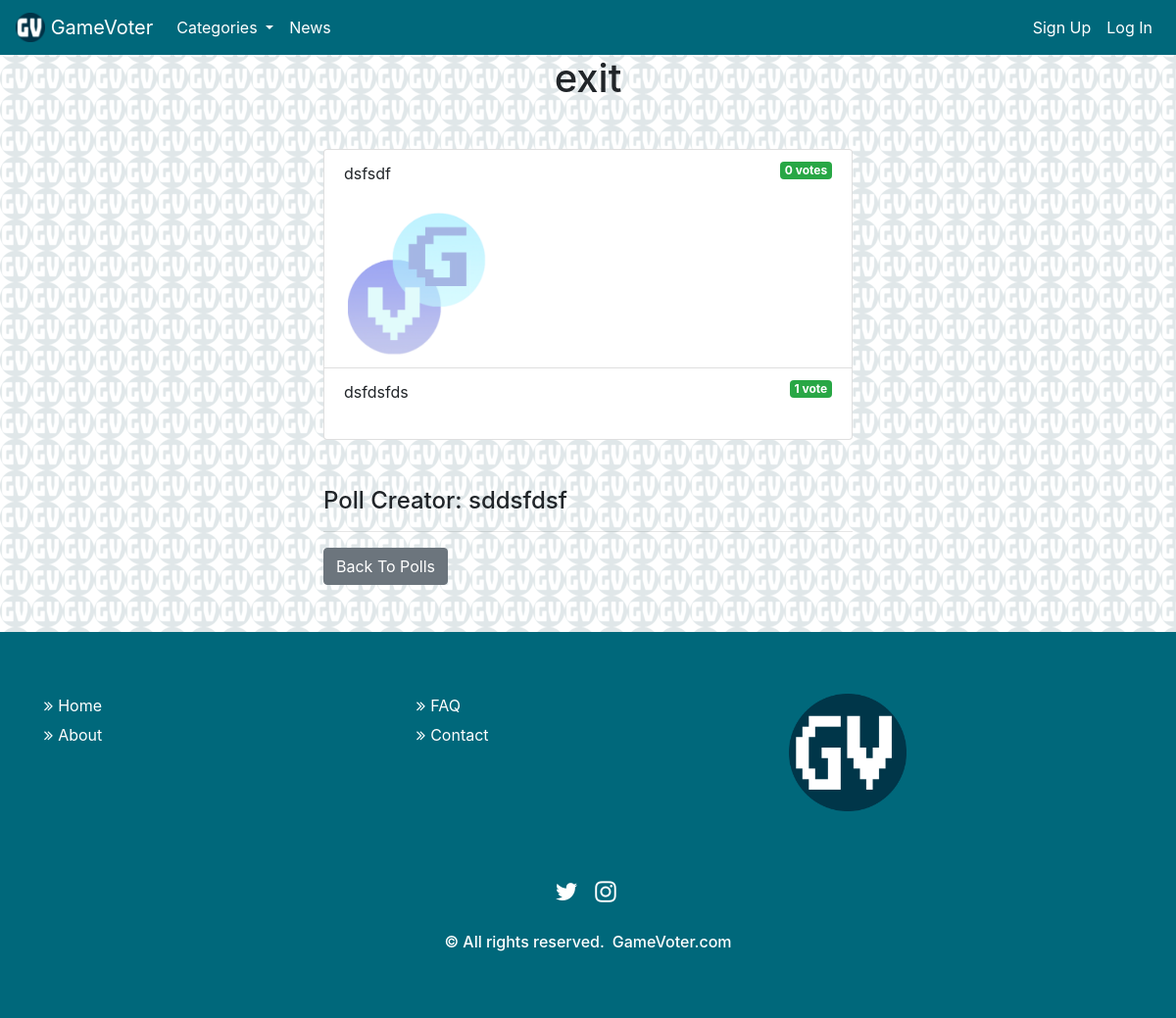
The app's page /polls/40/results/ with its own data.
### polls/models.py (models this page shows, shortened)
class Question(models.Model):
    popular = models.BooleanField(null=True)
    question_text = models.CharField(max_length=200)
    pub_date = models.DateTimeField('date published',auto_now_add=True)
    image = models.ImageField(upload_to="polls/images/",blank=True)
    choice_number = models.IntegerField(default=2,help_text="Maximum is 7")
    category = models.CharField(max_length=50, default="action", help_text="All lowercase")
    xcategory = models.CharField(max_length=50, default="game comparison")
    vdq = models.ManyToManyField(User,blank=True, related_name="user_voted")
    creator = models.CharField(max_length=50, help_text="If you leave this blank, your username will not be published, only admins can see it.")

class Choice(models.Model):
    question = models.ForeignKey(Question, on_delete=models.CASCADE)
    choice_text = models.CharField(max_length=200)
    image = models.ImageField(upload_to="polls/images/",blank=True)
    votes = models.IntegerField(default=0,editable=True) # KULLANICILARA POLL İZNİ VERİNCE EDİTABLE I KAPAT

### polls/views.py (the view)
# urls.py: path('<int:question_id>/results/', views.results, name='results'),
def results(request, question_id):
  question = get_object_or_404(Question, pk=question_id)
  if question.choice_number == 2:
      return render(request, 'polls/results2.html', { 'question': question })
  elif question.choice_number == 3:
      return render(request, 'polls/results3.html', { 'question': question })
  elif question.choice_number == 4:
      return render(request, 'polls/results4.html', { 'question': question })
  elif question.choice_number == 5:
      return render(request, 'polls/results5.html', { 'question': question })
  elif question.choice_number == 6:
      return render(request, 'polls/results6.html', { 'question': question })
  elif question.choice_number == 7:
      return render(request, 'polls/results7.html', { 'question': question })

### templates/polls/results2.html (shortened to what this page needs)
{% extends 'base.html' %}
{% block content %}
<h1 class="mb-5 text-center">{{ question.question_text }}</h1>
<ul class="list-group mb-5">
	{% for choice in question.choice_set.all %}
	<li class="list-group-item">
		{{ choice.choice_text }}  <span class="badge badge-success float-right">{{ choice.votes }} vote{{ choice.votes | pluralize }}</span>
		<br>
		<br>
		{% if choice.image %}
		<img src="{{ choice.image.url }}" style="width:150px;height:150px;">
		{% endif %}
	</li>
	{% endfor %}
</ul>
<h4>Poll Creator: {{ question.creator }}</h4>
<hr>
<a class="btn btn-secondary" href="{% url 'polls:index' %}">Back To Polls</a>
<br>
<br>
<br>
{% endblock %}

### templates/base.html (style rules this page uses)
body { background-image: url("/static/polls/opacgvlogo.PNG"); }

### records on screen
Question: question_text "exit", creator "sddsfdsf"
Choice: choice_text "dsfsdf", votes "0", votes|pluralize "s", image (picture)
Choice: choice_text "dsfdsfds", votes "1"
